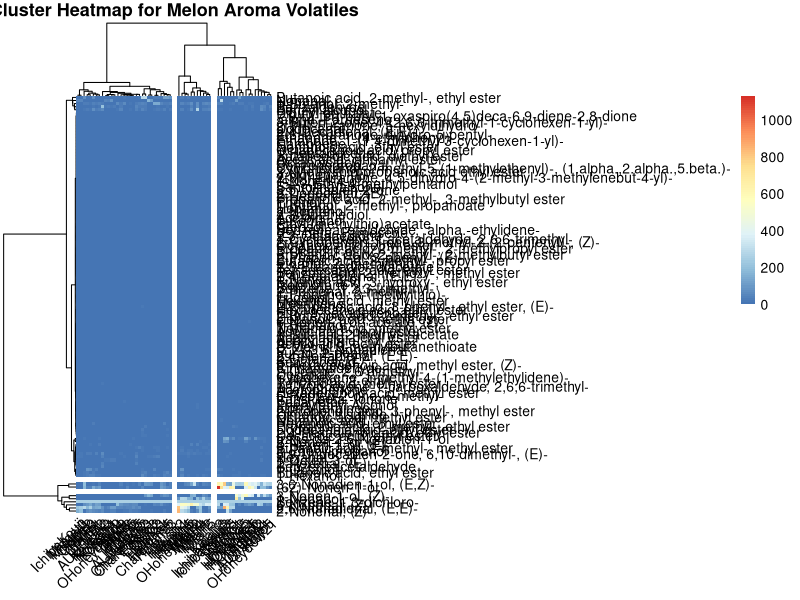

Write R code to recreate this figure.


#library(tidyverse)
#melon_voc <- read_csv("./data/melon_cluster_heatmap_trial.csv")

melon_voc <- read.csv("./data/melon_cluster_heatmap_trial.csv", header = TRUE, row.names = 1)

View(melon_voc)

head(melon_voc)

install.packages("pheatmap")
library(pheatmap)

#?pheatmap #to get help of pheatmap library and function

pheatmap(melon_voc,
         cluster_rows = T, 
         cluster_cols = T,
         clustering_distance_rows = 'euclidean',
         clustering_distance_cols = 'euclidean',
         clustering_method = 'ward.D',
         main = 'Cluster Heatmap for Melon Aroma Volatiles', #to show title of the graph
         show_colnames = T, #to show column names as mentioned in the .csv file
         show_rownames = T, #to show row names as mentioned in the .csv file
         fontsize_number = 4, #to adjust font size
         #number_color = 'black', 
         #display_numbers = T,
         #col = brewer.pal(10, 'RdYlGn'),
         border_color = 'black', #to show border color in black
         #legend = F, #to remove legends
         #legend_breaks = c(0, 250, 500, 750, 1000), #which numbers to display on the legend,
         cutree_rows = 3, #to cut row clusters into 3
         cutree_cols = 3, #to cut column clusters into 3
         fontsize_col = 10, #to adjust the font size of column names as mentioned in the .csv file
         fontsize_row = 10, #to adjust the font size of row names as mentioned in the .csv file
         angle_col = 45, #to show column name at 45 degrees angle
         na_col = 'black' #to show cells with missing values as black color
         )




